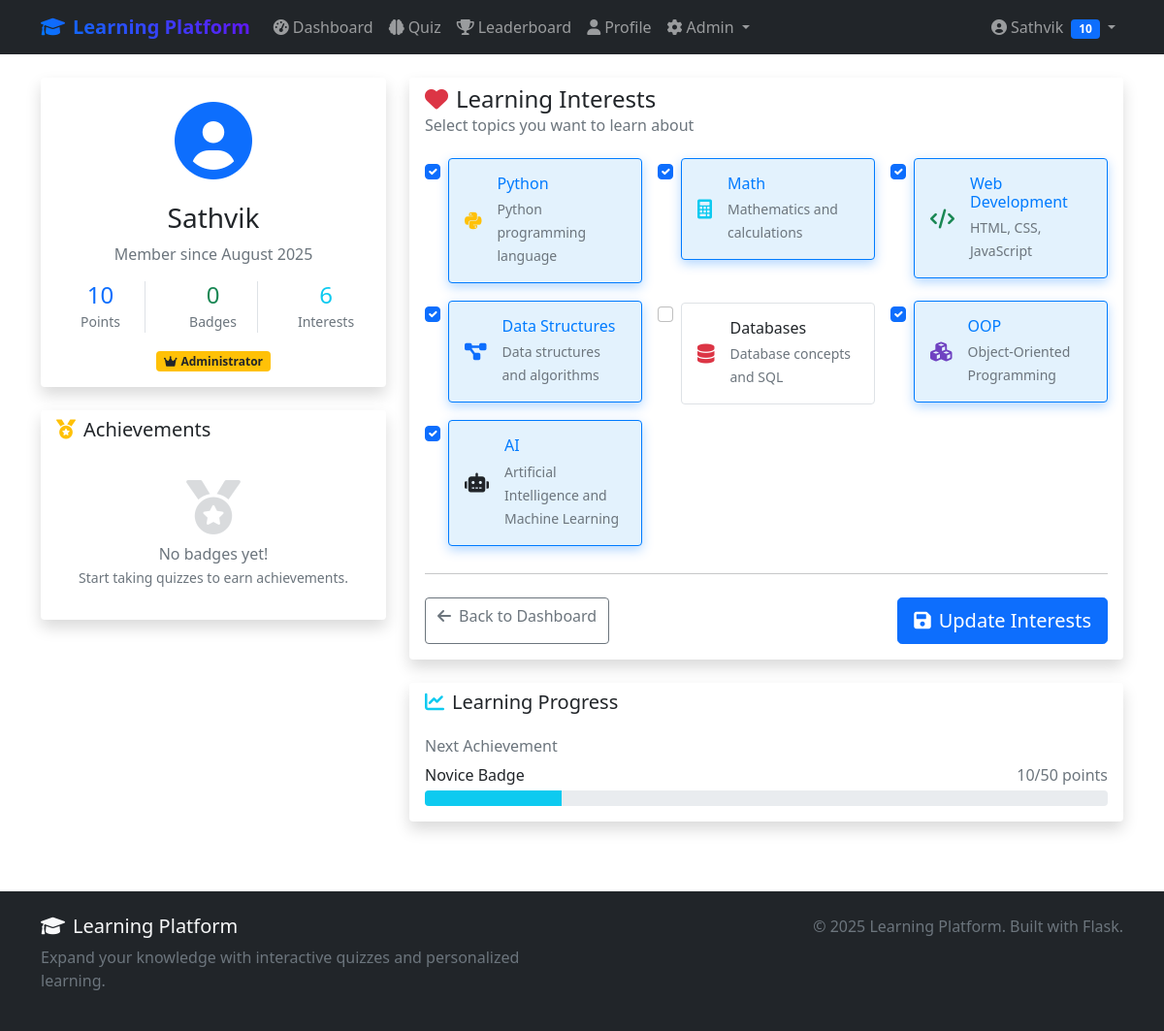
The app's page /profile (signed in) with its own data.
### app.py (models this page shows, shortened)
class User(UserMixin, db.Model):
    id = db.Column(db.Integer, primary_key=True)
    username = db.Column(db.String(80), unique=True, nullable=False, index=True)
    password_hash = db.Column(db.String(120), nullable=False)
    score = db.Column(db.Integer, default=0)
    is_admin = db.Column(db.Boolean, default=False)
    created_at = db.Column(db.DateTime, default=datetime.utcnow)
    badges = db.relationship('Badge', secondary=user_badges, lazy='subquery',
                           backref=db.backref('users', lazy=True))
    interests = db.relationship('Topic', secondary=user_interests, lazy='subquery',
                              backref=db.backref('interested_users', lazy=True))
    quiz_history = db.relationship('QuizHistory', backref='user', lazy=True, cascade='all, delete-orphan')

class Topic(db.Model):
    id = db.Column(db.Integer, primary_key=True)
    name = db.Column(db.String(50), unique=True, nullable=False, index=True)
    description = db.Column(db.String(200))
    questions = db.relationship('Question', backref='topic_obj', lazy=True)

### app.py (the view, shortened to what this page needs)
@app.route('/profile', methods=['GET', 'POST'])
@login_required
def profile():
    topics = Topic.query.all()
    return render_template('profile.html', topics=topics)

### app.py (called while the page is built)
@login_manager.user_loader
def load_user(user_id):
    return User.query.get(int(user_id))

### templates/profile.html (shortened to what this page needs)
{% extends "base.html" %}
{% block content %}
<div class="container py-4">
    <div class="row">
        <div class="col-md-4 mb-4">
            <div class="card border-0 shadow">
                <div class="card-body text-center">
                    <div class="display-1 text-primary mb-3">
                        <i class="fas fa-user-circle"></i>
                    </div>
                    <h3 class="card-title">{{ current_user.username }}</h3>
                    <p class="text-muted mb-3">Member since {{ current_user.created_at.strftime('%B %Y') }}</p>
                    <div class="row text-center">
                        <div class="col-4">
                            <div class="border-end">
                                <h4 class="text-primary mb-0">{{ current_user.score }}</h4>
                                <small class="text-muted">Points</small>
                            </div>
                        </div>
                        <div class="col-4">
                            <div class="border-end">
                                <h4 class="text-success mb-0">{{ current_user.badges|length }}</h4>
                                <small class="text-muted">Badges</small>
                            </div>
                        </div>
                        <div class="col-4">
                            <h4 class="text-info mb-0">{{ current_user.interests|length }}</h4>
                            <small class="text-muted">Interests</small>
                        </div>
                    </div>
                    {% if current_user.is_admin %}
                    <div class="mt-3">
                        <span class="badge bg-warning text-dark">
                            <i class="fas fa-crown me-1"></i>Administrator
                        </span>
                    </div>
                    {% endif %}
                </div>
            </div>
            <div class="card border-0 shadow mt-4">
                <div class="card-header bg-white border-0">
                    <h5 class="card-title mb-0">
                        <i class="fas fa-medal me-2 text-warning"></i>Achievements
                    </h5>
                </div>
                <div class="card-body">
                    {% if current_user.badges %}
                        {% for badge in current_user.badges %}
                        <div class="d-flex align-items-center mb-2">
                            <div class="text-warning me-3">
                                <i class="fas fa-award fa-lg"></i>
                            </div>
                            <div>
                                <h6 class="mb-0">{{ badge.name }}</h6>
                                <small class="text-muted">{{ badge.description }}</small>
                            </div>
                        </div>
                        {% endfor %}
                    {% else %}
                        <div class="text-center text-muted py-3">
                            <i class="fas fa-medal display-4 opacity-25 mb-2"></i>
                            <p class="mb-0">No badges yet!</p>
                            <small>Start taking quizzes to earn achievements.</small>
                        </div>
                    {% endif %}
                </div>
            </div>
        </div>
        <div class="col-md-8">
            <div class="card border-0 shadow">
                <div class="card-header bg-white border-0">
                    <h4 class="card-title mb-0">
                        <i class="fas fa-heart me-2 text-danger"></i>Learning Interests
                    </h4>
                    <p class="text-muted mb-0">Select topics you want to learn about</p>
                </div>
                <div class="card-body">
                    <form method="POST" action="{{ url_for('profile') }}">
                        <div class="row g-3">
                            {% for topic in topics %}
                            <div class="col-md-6 col-lg-4">
                                <div class="form-check">
                                    <input class="form-check-input"
                                           type="checkbox"
                                           value="{{ topic.name }}"
                                           id="interest_{{ topic.id }}"
                                           name="interests"
                                           {% if topic in current_user.interests %}checked{% endif %}>
                                    <label class="form-check-label w-100 p-3 border rounded cursor-pointer interest-label"
                                           for="interest_{{ topic.id }}">
                                        <div class="d-flex align-items-center">
                                            <div class="me-3">
                                                {% if topic.name == 'Python' %}
                                                    <i class="fab fa-python text-warning fa-lg"></i>
                                                {% elif topic.name == 'Math' %}
                                                    <i class="fas fa-calculator text-info fa-lg"></i>
                                                {% elif topic.name == 'Web Development' %}
                                                    <i class="fas fa-code text-success fa-lg"></i>
                                                {% elif topic.name == 'Data Structures' %}
                                                    <i class="fas fa-project-diagram text-primary fa-lg"></i>
                                                {% elif topic.name == 'Databases' %}
                                                    <i class="fas fa-database text-danger fa-lg"></i>
                                                {% elif topic.name == 'OOP' %}
                                                    <i class="fas fa-cubes text-purple fa-lg"></i>
                                                {% elif topic.name == 'AI' %}
                                                    <i class="fas fa-robot text-dark fa-lg"></i>
                                                {% else %}
                                                    <i class="fas fa-book text-secondary fa-lg"></i>
                                                {% endif %}
                                            </div>
                                            <div>
                                                <h6 class="mb-1">{{ topic.name }}</h6>
                                                {% if topic.description %}
                                                <small class="text-muted">{{ topic.description }}</small>
                                                {% endif %}
                                            </div>
                                        </div>
                                    </label>
                                </div>
                            </div>
                            {% endfor %}
                        </div>
                        <hr class="my-4">
                        <div class="d-flex justify-content-between">
                            <a href="{{ url_for('dashboard') }}" class="btn btn-outline-secondary">
                                <i class="fas fa-arrow-left me-2"></i>Back to Dashboard
                            </a>
                            <button type="submit" class="btn btn-primary btn-lg">
                                <i class="fas fa-save me-2"></i>Update Interests
                            </button>
                        </div>
                    </form>
                </div>
            </div>
            <div class="card border-0 shadow mt-4">
                <div class="card-header bg-white border-0">
                    <h5 class="card-title mb-0">
                        <i class="fas fa-chart-line me-2 text-info"></i>Learning Progress
                    </h5>
                </div>
                <div class="card-body">
                    <div class="row g-3">
                        <div class="col-12">
                            <h6 class="text-muted mb-2">Next Achievement</h6>
                            {% if current_user.score < 50 %}
                                <div class="d-flex justify-content-between mb-1">
                                    <span>Novice Badge</span>
                                    <span class="text-muted">{{ current_user.score }}/50 points</span>
                                </div>
                                <div class="progress">
                                    <div class="progress-bar bg-info" style="width: {{ (current_user.score / 50 * 100)|round }}%"></div>
                                </div>
                            {% else %}
                                <div class="text-center text-success">
                                    <i class="fas fa-crown fa-2x mb-2"></i>
                                    <p class="mb-0">All achievements unlocked!</p>
                                    <small class="text-muted">You're a learning champion!</small>
                                </div>
                            {% endif %}
                        </div>
                    </div>
                </div>
            </div>
        </div>
    </div>
</div>
{% endblock %}

### templates/base.html (shortened to what this page needs)
<!DOCTYPE html>
<html lang="en">
<head>
    <link href="https://cdnjs.cloudflare.com/ajax/libs/bootstrap/5.1.3/css/bootstrap.min.css" rel="stylesheet">
    <link href="https://cdnjs.cloudflare.com/ajax/libs/font-awesome/6.0.0/css/all.min.css" rel="stylesheet">
</head>
<body>
    <nav class="navbar navbar-expand-lg navbar-dark bg-dark">
        <div class="container">
            <a class="navbar-brand" href="{{ url_for('index') }}">
                <i class="fas fa-graduation-cap me-2"></i>Learning Platform
            </a>
            <div class="collapse navbar-collapse" id="navbarNav">
                <ul class="navbar-nav me-auto">
                    {% if current_user.is_authenticated %}
                        <li class="nav-item">
                            <a class="nav-link" href="{{ url_for('dashboard') }}">
                                <i class="fas fa-tachometer-alt me-1"></i>Dashboard
                            </a>
                        </li>
                        <li class="nav-item">
                            <a class="nav-link" href="{{ url_for('quiz') }}">
                                <i class="fas fa-brain me-1"></i>Quiz
                            </a>
                        </li>
                        <li class="nav-item">
                            <a class="nav-link" href="{{ url_for('leaderboard') }}">
                                <i class="fas fa-trophy me-1"></i>Leaderboard
                            </a>
                        </li>
                        <li class="nav-item">
                            <a class="nav-link" href="{{ url_for('profile') }}">
                                <i class="fas fa-user me-1"></i>Profile
                            </a>
                        </li>
                        {% if current_user.is_admin %}
                            <li class="nav-item dropdown">
                                <a class="nav-link dropdown-toggle" href="#" id="adminDropdown" role="button" data-bs-toggle="dropdown">
                                    <i class="fas fa-cog me-1"></i>Admin
                                </a>
                            </li>
                        {% endif %}
                    {% endif %}
                </ul>
                <ul class="navbar-nav">
                    {% if current_user.is_authenticated %}
                        <li class="nav-item dropdown">
                            <a class="nav-link dropdown-toggle" href="#" id="userDropdown" role="button" data-bs-toggle="dropdown">
                                <i class="fas fa-user-circle me-1"></i>{{ current_user.username }}
                                <span class="badge bg-primary ms-1">{{ current_user.score }}</span>
                            </a>
                        </li>
                    {% endif %}
                </ul>
            </div>
        </div>
    </nav>
    <main>
        {% block content %}{% endblock %}
    </main>
    <footer class="bg-dark text-light mt-5 py-4">
        <div class="container">
            <div class="row">
                <div class="col-md-6">
                    <h5><i class="fas fa-graduation-cap me-2"></i>Learning Platform</h5>
                    <p class="text-muted">Expand your knowledge with interactive quizzes and personalized learning.</p>
                </div>
                <div class="col-md-6 text-md-end">
                    <p class="text-muted mb-0">&copy; 2025 Learning Platform. Built with Flask.</p>
                </div>
            </div>
        </div>
    </footer>
</body>
</html>

### templates/base.html (style rules this page uses)
.navbar-brand { font-weight: bold; background: linear-gradient(45deg, #007bff, #6610f2); -webkit-background-clip: text; -webkit-text-fill-color: transparent; background-clip: text; }

### templates/profile.html (style rules this page uses)
.interest-label { transition: all 0.2s ease; cursor: pointer; }
.form-check-input:checked + .interest-label { background-color: #e3f2fd; border-color: #007bff !important; color: #007bff; transform: translateY(-2px); box-shadow: 0 4px 12px rgba(0,123,255,0.3); }
.cursor-pointer { cursor: pointer; }
.text-purple { color: #6f42c1 !important; }

### records on screen
User: username "Sathvik", score "10", created_at "August 2025"
Topic: name "Python", description "Python programming language"
Topic: name "Math", description "Mathematics and calculations"
Topic: name "Web Development", description "HTML, CSS, JavaScript"
Topic: name "Data Structures", description "Data structures and algorithms"
Topic: name "Databases", description "Database concepts and SQL"
Topic: name "OOP", description "Object-Oriented Programming"
Topic: name "AI", description "Artificial Intelligence and Machine Learning"

### other values on screen
{{ current_user.badges|length }} "0"
{{ current_user.interests|length }} "6"
